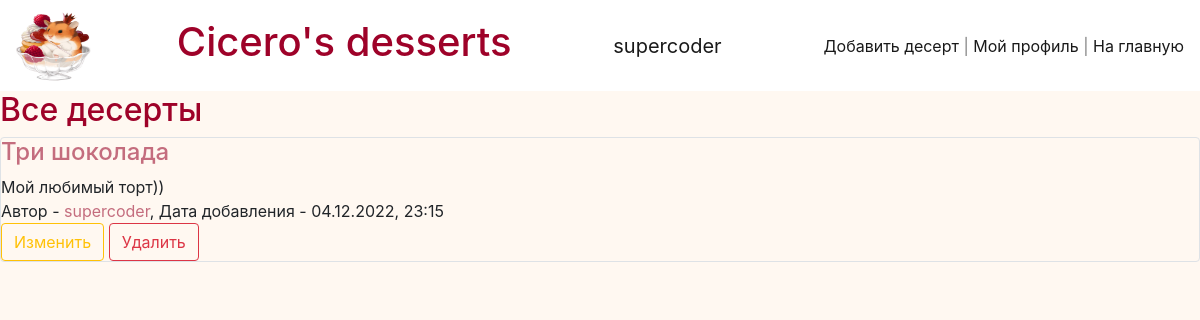
Before: / (signed in) with the older database file.
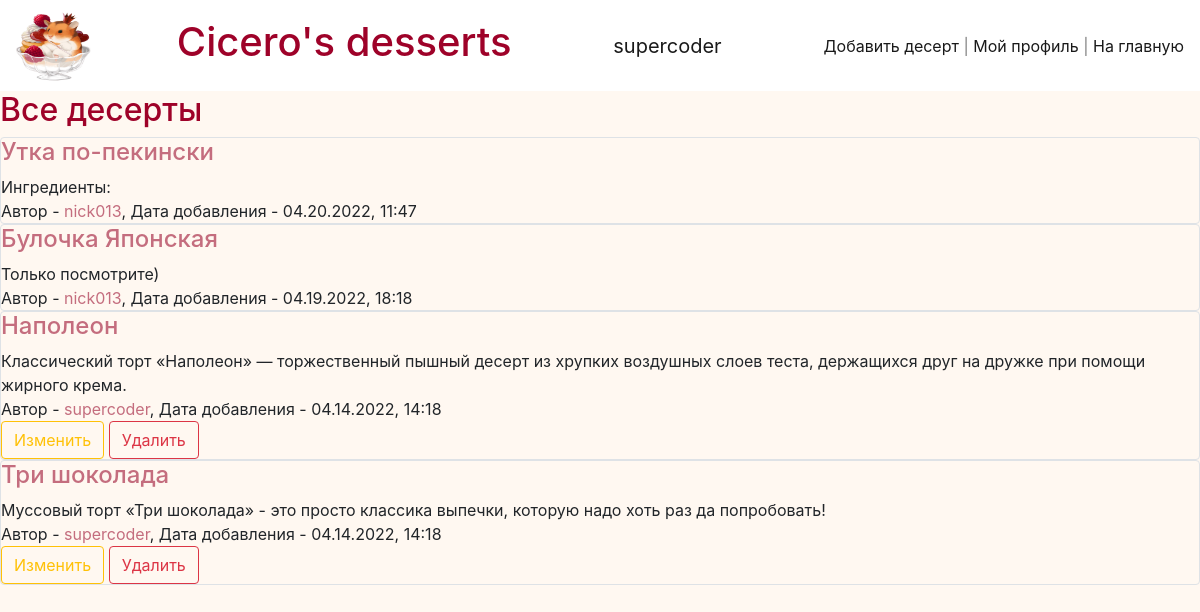
After: the same page with the newer database file.
### data/users.py (models this page shows, shortened)
class User(SqlAlchemyBase, UserMixin):
    __tablename__ = 'users'
    id = sqlalchemy.Column(sqlalchemy.Integer, primary_key=True, autoincrement=True)
    email = sqlalchemy.Column(sqlalchemy.String, nullable=False, unique=True)
    name = sqlalchemy.Column(sqlalchemy.String, nullable=False, unique=True)
    hashed_password = sqlalchemy.Column(sqlalchemy.String, nullable=False)
    about = sqlalchemy.Column(sqlalchemy.String, nullable=False)
    desserts = orm.relation("Dessert", back_populates='user')

### data/desserts.py (models this page shows)
class Dessert(SqlAlchemyBase):
    __tablename__ = 'desserts'
    id = sqlalchemy.Column(sqlalchemy.Integer, primary_key=True, autoincrement=True)
    title = sqlalchemy.Column(sqlalchemy.String, nullable=False)
    content = sqlalchemy.Column(sqlalchemy.String, nullable=False)
    country = sqlalchemy.Column(sqlalchemy.String, nullable=False)
    created_date = sqlalchemy.Column(sqlalchemy.String, default=datetime.datetime.now().strftime('%d.%m.%Y, %H:%M'))
    user_id = sqlalchemy.Column(sqlalchemy.Integer, sqlalchemy.ForeignKey("users.id"))
    user = orm.relation('User')

### main.py (the view)
@app.route("/")
def default_page():
    db_sess = db_session.create_session()
    desserts = db_sess.query(Dessert)[::-1]
    if current_user.is_authenticated:
        return render_template("index.html", title="Cicero's desserts", current_user=current_user, desserts=desserts)
    else:
        return render_template("start_page.html")

### data/db_session.py (called while the page is built)
def create_session() -> Session:
    global __factory
    return __factory()

### main.py (called while the page is built)
@login_manager.user_loader
def load_user(user_id):
    db_sess = db_session.create_session()
    return db_sess.query(User).get(user_id)

### templates/index.html
{% extends "base.html" %}
{% block content %}
<h2>Все десерты</h2>
    {% for item in desserts %}
        <div class="col-md6 border rounded">
            <a href="/desserts/{{item.id}}"><h4>{{ item.title }}</h4></a>
            <div>
                {{ item.content.split('\r\n')[0] }}
            </div>
            <div>
                Автор - <a href="/profile/{{item.user.id}}">{{ item.user.name }}</a>, Дата добавления - {{ item.created_date }}
            </div>
            {% if current_user.is_authenticated and current_user == item.user %}
                <div>
                    <a href="/desserts/edit/{{ item.id }}" class="btn btn-outline-warning">Изменить</a>
                    <a href="/desserts/delete/{{ item.id }}" class="btn btn-outline-danger">Удалить</a>
                </div>
            {% endif %}
        </div>
    {% endfor %}
{% endblock %}

### templates/base.html (shortened to what this page needs)
<!DOCTYPE html>
<html lang="ru">
    <head>
        <link rel="stylesheet"
              href="https://stackpath.bootstrapcdn.com/bootstrap/4.4.1/css/bootstrap.min.css"
>
        <link rel="stylesheet"
              href="{{url_for('static', filename='css/styles.css')}}">
    </head>
    <body>
        <header>
            <nav class="navbar navbar-light" style="background-color: white;">
                <img src="../../static/img/favicon.ico" width="75" height="75" alt="">
                <a class="navbar-brand" href="/"><h1>Cicero's desserts</h1></a>
                {% if current_user.is_authenticated %}
                    <a class="navbar-brand" href="/logout">{{ current_user.name }}</a>
                {% endif %}
                <span class="navbar-text">
                    {% if current_user.is_authenticated %}
                        <a href="/desserts/add">Добавить десерт</a> |
                        <a href="/profile/{{current_user.id}}">Мой профиль</a> |
                    {% endif %}
                    <a href="/">На главную</a>
                </span>
            </nav>
        </header>
        <main >
            {% block content %}
            {% endblock %}
        </main>
    </body>
</html>

### static/css/styles.css (style rules this page uses)
h1, h2 { color: #9e0229; }
a { color: #c46d7e; }
body { background-color: #fff8f1; }

Changed rows visible on the page:
added Dessert: title "Утка по-пекински", content "Ингредиенты:", user.name "nick013", created_date "04.20.2022, 11:47"
added Dessert: title "Булочка Японская", content "Только посмотрите)", user.name "nick013", created_date "04.19.2022, 18:18"
added Dessert: title "Наполеон", content "Классический торт «Наполеон» — торжественный пышный десерт из хрупких воздушных слоев теста, держащихся друг на дружке при помощи жирного крема.", user.name "supercoder", created_date "04.14.2022, 14:18"
changed Dessert "Три шоколада": content "Мой любимый торт))" → "Муссовый торт «Три шоколада» - это просто классика выпечки, которую надо хоть раз да попробовать!"; created_date "04.12.2022, 23:15" → "04.14.2022, 14:18"
